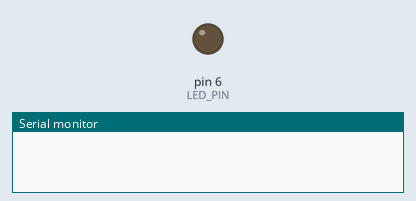
Simulated run of this sketch. Board: Arduino Uno, built with avr-gcc and run on an emulated ATmega328P. Parts: output pins drawn as LEDs (lit = HIGH), the last lines printed to the serial monitor.

Above: at 0.01 s.
At 0.5 s:
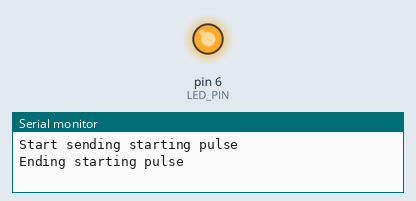
Timing chart, 0 to 2.0 s (numbered marks = the images above):
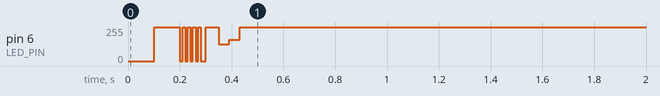

The sketch:

trasmitter.ino
```cpp
#define LED_PIN 6
#define DATA_SIZE 8
#define BIT_0_DELAY 10
#define BIT_1_DELAY 5
#define STARTING_DELAY 100


// Store binary data as byte type
byte sync[] = {0, 0, 0, 0, 0, 0, 0, 0};
byte data[] = {0, 1, 0, 1, 1, 1, 1, 1};
byte check_sum = 0;
bool lastStateHigh = false;

void setup() {
  Serial.begin(9600);
  pinMode(LED_PIN, OUTPUT);
  delay(STARTING_DELAY);
  sendStartPulse();
  fmmod(1);
  checkSum();
}

void sendStartPulse() {
  // Keep track of previous state
  Serial.println("Start sending starting pulse");
  lastStateHigh = !lastStateHigh;
  digitalWrite(LED_PIN, lastStateHigh);
  delay(STARTING_DELAY); // Starting pulse
  Serial.println("Ending starting pulse");
}

void transmitBit(byte bitVal) {

  if (bitVal == 0) {
    lastStateHigh = !lastStateHigh; // Toggle the last state for the next bit
    // For '0', for the whole bit period
    digitalWrite(LED_PIN, lastStateHigh);
    // Delay for the entire bit period
    delay(BIT_0_DELAY);
  } else {
    // For '1', change mid-way through the bit period
    // First half
    lastStateHigh = !lastStateHigh; // Toggle the last state for the next bit
    digitalWrite(LED_PIN, lastStateHigh);
    delay(BIT_1_DELAY);
    // Second half
    lastStateHigh = !lastStateHigh; // Toggle the last state for the next bit
    digitalWrite(LED_PIN, lastStateHigh);
    delay(BIT_1_DELAY);
  }
}
void fmmod(bool is_check_sum) {
  if (is_check_sum)
  {
    // calculate check sum before to reduce delay
    checkSum();
  }
  // Transmit actual data
  for (int i = 0; i < DATA_SIZE; i++) {
    transmitBit(sync[i]);
//    Serial.println("sync");
  }
  // Transmit actual data
  for (int i = 0; i < DATA_SIZE; i++) {
    transmitBit(data[i]);
//    Serial.println("data");
  }
  if (is_check_sum)
  {
    transmitBit(check_sum);
  }
  lastStateHigh = !lastStateHigh; // Toggle the last state for the next bit
  digitalWrite(LED_PIN, lastStateHigh);
}
void checkSum()
{
  int sum = 0;
  for (int i = 0; i < DATA_SIZE; i++)
  {
    sum += data[i];
  }
  check_sum = byte(sum % 2);
}

void loop() {
}
```
